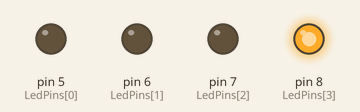
The sketch below on a simulated Arduino Uno, built with avr-gcc and run on an emulated ATmega328P. Shown: output pins drawn as LEDs (lit = HIGH).

Above: at 0.5 s.
At 4.5 s:
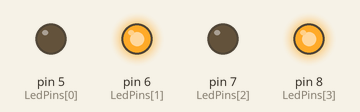
At 6.5 s:
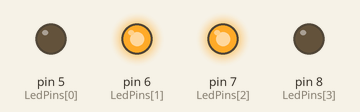
At 7.5 s:
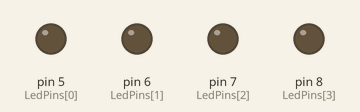
At 10.5 s:
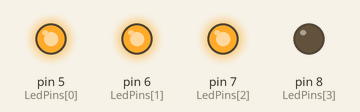
At 14.5 s:
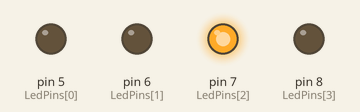
Timing chart, 0 to 15.6 s (numbered marks = the images above):
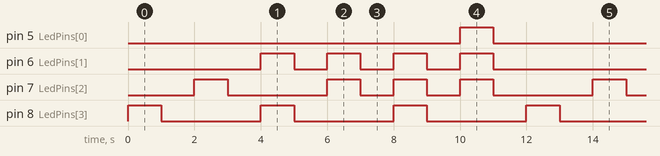

The sketch:

_4.1.DAULEDS.ino
```cpp
/******************************************************************
 **                                                              **
 **                   4.1. DAU DE LEDS                           **
 **                   MOSTRA LA SEQÜENCIA [1,2,3,4,5,6}           **
 **                                                              **
 ******************************************************************/

//***************  INCLUDES   **************************************


//***************  VARIABLES  **************************************
int i,b,j;
int num = 4;
int LedPins[]={5,6,7,8};
int cicle =6;

//***************  SETUP   ****************************************
void setup() {

}

//*************    LOOP   ******************************************
void loop() {
for (i = 0; i<num; i++){
  pinMode(LedPins[i],OUTPUT);
}

for(i = 0; i<cicle; i++){
b = i+1;
j = b-i;
  switch (i){

  case 1:
  {
  digitalWrite(LedPins[b], HIGH);
  delay (1000);
  digitalWrite(LedPins[b],LOW);
  delay (1000);}
  break;
  case 2:
  {
  digitalWrite(LedPins[j], HIGH);
  digitalWrite(LedPins[num-j], HIGH);
  delay (1000);
  digitalWrite(LedPins[j],LOW);
  digitalWrite(LedPins[num-j],LOW);
  delay (1000);
  break;
  }
   case 3:
  {
  digitalWrite(LedPins[i-j], HIGH);
  digitalWrite(LedPins[j], HIGH);
  delay (1000);
  digitalWrite(LedPins[i-j],LOW);
  digitalWrite(LedPins[j],LOW);
  delay (1000);
  break;
  }
   case 4:
  {
  digitalWrite(LedPins[num-j], HIGH);
  digitalWrite(LedPins[2*j], HIGH);
  digitalWrite(LedPins[j], HIGH);
  delay (1000);
  digitalWrite(LedPins[num-j],LOW);
  digitalWrite(LedPins[2*j],LOW);
  digitalWrite(LedPins[j],LOW);
  delay (1000);
  break;
  }
    case 5:
  { j = b-i;
   digitalWrite(LedPins[j], HIGH);
  digitalWrite(LedPins[2*j], HIGH);
  digitalWrite(LedPins[0], HIGH);

  delay (1000);
   digitalWrite(LedPins[j], LOW);
  digitalWrite(LedPins[2*j], LOW);
  digitalWrite(LedPins[0], LOW);
  delay (1000);
  break;
  }
default:{
  digitalWrite(LedPins[(num-b)], HIGH);

  delay (1000);
  digitalWrite(LedPins[num-b],LOW);
  delay (1000);
  break;

}

  }}
}
```

Measured:
- by itself, pin 5 (LedPins[0]): alternates HIGH for 1.0 s and LOW for 11.0 s
- by itself, pin 6 (LedPins[1]): repeats every 12.0 s: 3 × (LOW 1.0 s, HIGH 1.0 s), LOW 5.0 s, HIGH 1.0 s
- by itself, pin 7 (LedPins[2]): repeats every 12.0 s: LOW 3.0 s, 2 × (HIGH 1.0 s, LOW 1.0 s), HIGH 1.0 s, LOW 3.0 s, HIGH 1.0 s
- by itself, pin 8 (LedPins[3]): alternates HIGH for 1.0 s and LOW for 3.0 s
